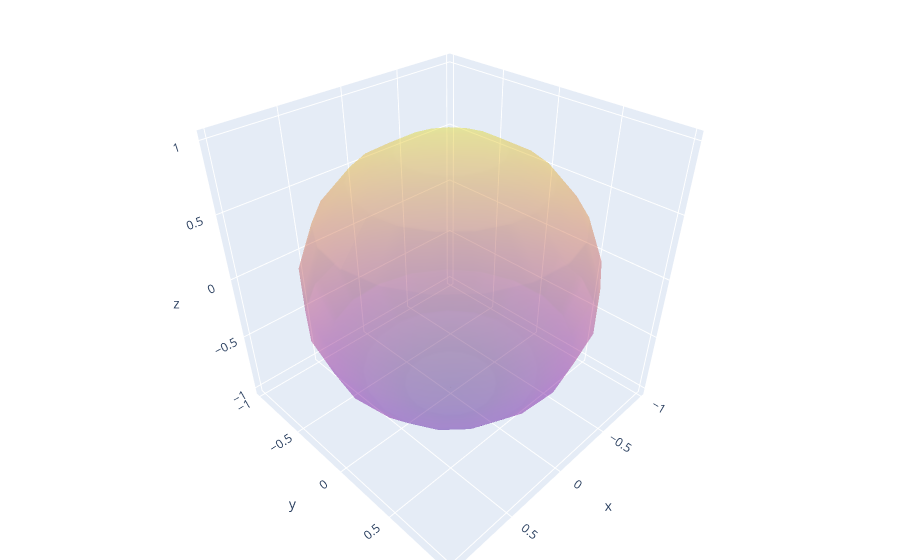

Notebook code for this chart:
### Code cell
import pandas as pd
import plotly.express as px
import plotly.graph_objects as go
import numpy as np


layout = go.Layout(
    margin=dict(
        l=0,
        r=0,
        b=0,
        t=0
    )
)

fig = go.Figure(data=[],layout=layout)


fig.add_trace(go.Surface(x=X_surface, y=Y_surface, z=Z_surface, opacity=0.25, showlegend=False, showscale=False))

fig.show()

### Figure 1 — Plotly figure (JSON) as saved in the notebook; plotly's stock layout.template omitted (floating-point values rounded to 4 significant figures; data arrays with more than 128 entries replaced by an {"elided": "..."} marker saying what was removed)
{"data": [{"opacity": 0.25, "showlegend": false, "showscale": false, "type": "surface", "x": {"elided": "20x10 float values"}, "y": {"elided": "20x10 float values"}, "z": {"elided": "20x10 float values"}}], "layout": {"margin": {"b": 0, "l": 0, "r": 0, "t": 0}}}
